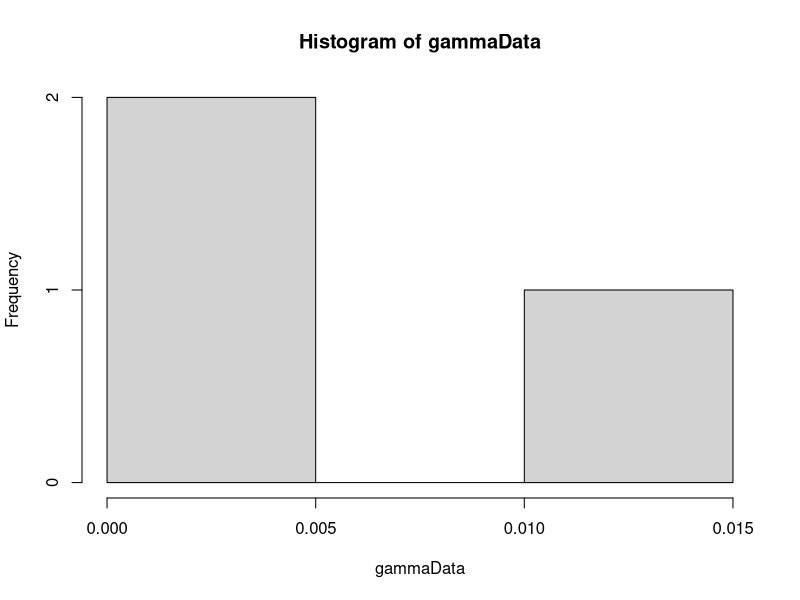
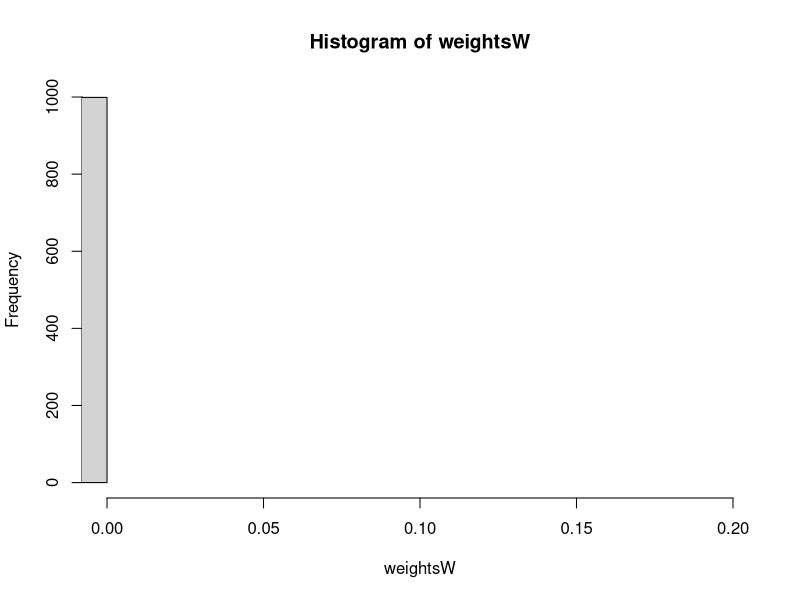
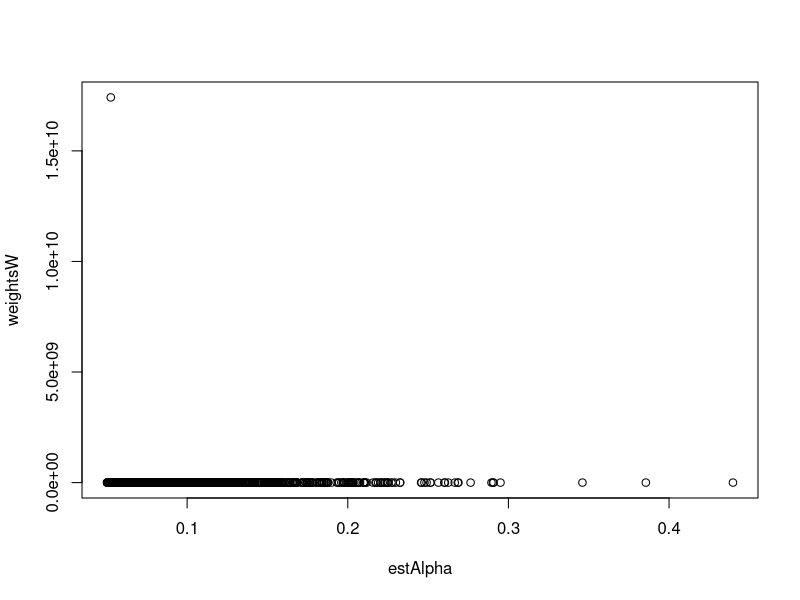

The R script that drew these images, in order:
library(MCMCpack)

#weightedUniform <- function(n, numIterations) {
#  # Generate sample of from a weighted uniform distribution
#  # 
#  # Args:
#  #   n: number of points in sample
#  #   
#  # Returns:
#  #   A vector sample
#  uCurr = runif(n)
#  alphaCurr = findAlpha(s2, uCurr)
#  uConv = rep(0, numIterations)
#  uTrace = rep(0, numIterations)
#  for(i in 1:numIterations) {
#    uProp = runif(n)
#    alphaProp = findAlpha(s2, uProp)
#    if(alphaProp != -1) {
#      proportionalProp = proportionalDensity(uProp, alphaProp)
#      proportionalCurr = proportionalDensity(uCurr, alphaCurr)
#      alphaVal = min(1, proportionalProp/proportionalCurr)
#      u = runif(1)
#      print(i)
#      if (u <= alphaVal) {
#        uCurr = uProp
#        alphaCurr = alphaProp
#      }  
#    }
#    uConv[i] = var(uCurr)
#    uTrace[i] = uCurr[1]
#  }
#  plot(uConv, type="l")
#  plot(uTrace, type="l")
#  return(uCurr)
#}
#
#proportionalDensity <- function(u, alpha) {
#  # Calculate proportional density for indepence sampling
#  # 
#  # Args:
#  #   u: A vector from an uniform distribution.
#  #   alpha: A scalar value
#  #   
#  # Returns:
#  #   A scalar value
#  
#  gammaInv = rep(0, length(u))
#  diffGammaInv = rep(0, length(u))
#  for(i in 1:length(u)) {
#    gammaInv[i] = invGammaCumulative(u[i], alpha)
#    diffGammaInv[i] = diffAlphaInvGammaCumulative(u[i], alpha)
#  }
#  return(calcWeight(gammaInv, diffGammaInv))
#}
#
#calcWeight <- function(gammaInv, diffGammaInv) {
#  # Calculate weigth for a gamma distribution
#  #
#  # Args:
#  #   gammaInv: A list of values from the inverse cumulative gamma.
#  #   diffGammaInv: A list of values from the derivative of the inverse cumulative gamma.
#  #   
#  # Returns:
#  #   A scalar value
#  weight = (1/length(gammaInv))*(sum(diffGammaInv/gammaInv)) - sum(diffGammaInv)/sum(gammaInv)
#  return(weight)
#}

calcWeight <- function(u, alpha) {
  # Calculates weight for given u and alpha.
  # 
  # Args:
  #   u: A vector.
  #   alpha: A scalar.
  #   
  # Returns:
  #   The weight value. A scalar.
  gammaInv = rep(0, length(u))
  diffGammaInv = rep(0, length(u))
  for(i in 1:length(u)) {
    gammaInv[i] = invGammaCumulative(u[i], alpha)
    diffGammaInv[i] = diffAlphaInvGammaCumulative(u[i], alpha)
  }
  pi = getPiValue()
  weight = pi/((1/length(gammaInv))*(sum(diffGammaInv/gammaInv)) - sum(diffGammaInv)/sum(gammaInv))
  return(weight)
}

getPiValue <- function() {
  # get value of pi function to be used in calculation of weights.
  # 
  # Returns:
  #   A scalar value.
  if (piValue == "constant") {
    return(1)
  } else if (piValue == "jeffrey") {
    # Return jeffrey prior
    return(1)
  } else if (piValue == "betaOption") {
    return(estBeta)
  }
}

calcPhi <- function(u, alpha) {
  phiPoint = rep(0, length(u))
  for(i in 1:length(u)) {
    xValue = invGammaCumulative(u[i], alpha)
    phiPoint[i] = xValue > probValue
  }
  return(sum(phiPoint)/length(u))
}

invGammaCumulative <- function(u, alpha) {
  # Finds the inverse of the cumulative gamma.
  # 
  # Args:
  #   u: Scalar value.
  #   alpha: Scalar value.
  #   
  # Returns:
  #   A scalar. The inverse value given u and alpha.
  x = 0
  stepSize = 0.1
  tolerance = 0.00001
  direction = 1
  integralValue = 0
  
  while(abs(integralValue - u) > tolerance){
    x = x + direction*stepSize
    if(x<0) {
      x = 0
      direction = 1
    }
    
    if(method == "integrate") {
      integralv = integrate(gammaDensity, 0, x)
      integralValue = integral$valuev
    } else if(method == "pgamma") {
      integralv = pgamma(x, shape=alpha, scale=1)
      integralValue = integralv
    }
    
    
    # Going left and pass the point
    if ((u > integralValue) && (direction == -1)) {
      stepSize = stepSize/2
      direction = 1
    }
    
    # Going right and pass the point
    if ((u < integralValue) && (direction == 1)) {
      stepSize = stepSize/2
      direction = -1
    }
  }
  return(x)
}

diffAlphaInvGammaCumulative <- function(u, alpha) {
  # Derivative of gamma distribution with respect to alpha.
  # 
  # Args:
  #   u: Scalar between 0 and 1.
  #   alpha: Scalar larger than 0.
  #   
  # Returns:
  #   Scalar value. Derivative at point alpha.
  firstPoint = invGammaCumulative(u,alpha)
  secondPoint = invGammaCumulative(u, alpha + alphaHStep)
  return((secondPoint - firstPoint)/alphaHStep)
}

calcDerivateFunction <- function(u, alphaValue) {
  # Analytically find the derivative of cumulative inverse.
  # 
  # Args:
  #   u: Scalar value between 0 and 1.
  #   alphaValue: Scalar value.
  #   
  # Returns:
  #   A scalar value.
  largeFInv = invGammaCumulative(u, alphaValue)
  integralPart = integrate(integralFunction, 0, largeFInv)
  return((digamma(alphaValue)*u - integralPart$value)*gamma(alphaValue)/((largeFInv^(alphaValue - 1))*exp(-largeFInv)))
}

integralFunction <- function(y) {
  # Function to be integrated.
  return(log(y)*(y^(alphaValue - 1))*exp(-y)/gamma(alphaValue))
}

optimfindAlpha <- function() {
  if((calcValueTau2(u, alphaUpperBound) < s2) || (calcValueTau2(u, alphaLowerBound) > s2)) {
    return(-1)
  }
  return(optim(c(0.1), optimFunction, lower=alphaLowerBound, upper=alphaUpperBound, method="Brent")$par)
}

optimFunction <- function(alpha) {
  return(abs(s2-calcValueTau2(u, alpha)))
}

findAlpha <- function(s2, u) {
  # Function to calculate alpha value
  # 
  # Args:
  #   s2: Scalar value of sufficient statistic
  #   u: A vector
  #   
  # Returns:
  #   A scalar value of alpha.
  
  alphaValue = 0.1
  stepSize = 1
  direction = 1
  tolerance = 0.0001
  tau2Value = 0
  prevTau2Value = 0
  it = 0
  while(abs(s2 - tau2Value) > tolerance) {
    it = it + 1
    alphaValue = alphaValue + direction*stepSize
    if(alphaValue<=0) {
      alphaValue = 0.1
      direction = 1
    }
    prevTau2Value = tau2Value
    tau2Value = calcValueTau2(u, alphaValue)
    if ((s2 > tau2Value) && (direction == -1)) {
      stepSize = stepSize/2
      direction = 1
    }
    
    if ((s2 < tau2Value) && (direction == 1)) {
      stepSize = stepSize/2
      direction = -1
    }
    
    if(isAlphaOutsideValidInterval(alphaValue, direction)) {
      return(-1)
    }  
    if(it==100) {
      return(-1)
    }
    
  }
  
  return(alphaValue)
}

isAlphaOutsideValidInterval <- function(alphaValue, direction) {
  # Function to check if the alphaValue is outside allowed interval.
  # 
  # Args:
  #   alphaValue: A scalar value
  #   direction: A scalar value. Either 1 or -1.
  #   
  # Returns:
  #   Boolean value.
  return((alphaValue < alphaLowerBound && direction == -1) || (alphaValue > alphaUpperBound && direction == 1))
}

findBeta <- function(s1, u, alphaValue) {
  # Calculates beta
  # 
  # Args:
  #   s1: Scalar value.
  #   u: Vector of values between 0 and 1.
  #   alphaValue: Scalar value.
  #   
  # Returns:
  #   A scalar value.
  largeFInv = rep(0, length(u))
  for(i in 1:length(u)) {
    largeFInv[i] = invGammaCumulative(u[i], alphaValue)
  }
  return(s1*length(u)/(sum(largeFInv)))
}

calcValueTau2 <- function(u, alphaValue) {
  largeFInv = rep(0, length(u))
  for(i in 1:length(u)) {
    largeFInv[i] = invGammaCumulative(u[i], alphaValue)
  }
  return(length(u)*((prod(largeFInv))^(1/length(u)))/sum(largeFInv))
}

calcValueTau2Method2 <- function(x) {
  return(length(x)*((prod(x))^(1/length(x)))/sum(x))
}

alpha = 0.1
beta = 0.1
hStep = 0.01
alphaHStep = 0.01
method = "pgamma"
NUM_SAMPLES = 1000
NUM_POINTS = 3
alphaUpperBound = 20
alphaLowerBound = 0.05
# Pi is used in calculation of weights
# Options are:
#   "constant"
#   "betaOption"
#   "jeffrey"
#   
piValue = "betaOption"

# Generate data
gammaData = rgamma(NUM_POINTS, shape=alpha, scale = beta)
hist(gammaData)
# Calculation of statistics
s1 = sum(gammaData)/NUM_POINTS
s2 = NUM_POINTS*((prod(gammaData))^(1/NUM_POINTS))/sum(gammaData)

# Generation of samples
phi = rep(0, NUM_SAMPLES)
# Phi is the prob that X>probValue
probValue = 1
weightsW = rep(0, NUM_SAMPLES)
sampleIndex = 1
iterationNumber = 0
estAlpha = rep(0, NUM_SAMPLES)
estBeta = 0
while(sampleIndex <= NUM_SAMPLES) {
  u = runif(NUM_POINTS)
  estAlpha[sampleIndex] = optimfindAlpha()
  if(estAlpha[sampleIndex] != -1) {
    estBeta = findBeta(s1, u, estAlpha[sampleIndex])
    weightsW[sampleIndex] = calcWeight(u, estAlpha[sampleIndex])
    phi[sampleIndex] = calcPhi(u, estAlpha[sampleIndex])
    sampleIndex = sampleIndex + 1
    print(sampleIndex)
  }
  #print(iterationNumber)
  iterationNumber = iterationNumber + 1
}
alphaAcceptance = (sampleIndex-1)/iterationNumber
hist(weightsW, breaks = 1000, xlim = c(0,0.2))
expectedPhi = sum(phi*weightsW)/sum(weightsW)
plot(estAlpha, weightsW)
